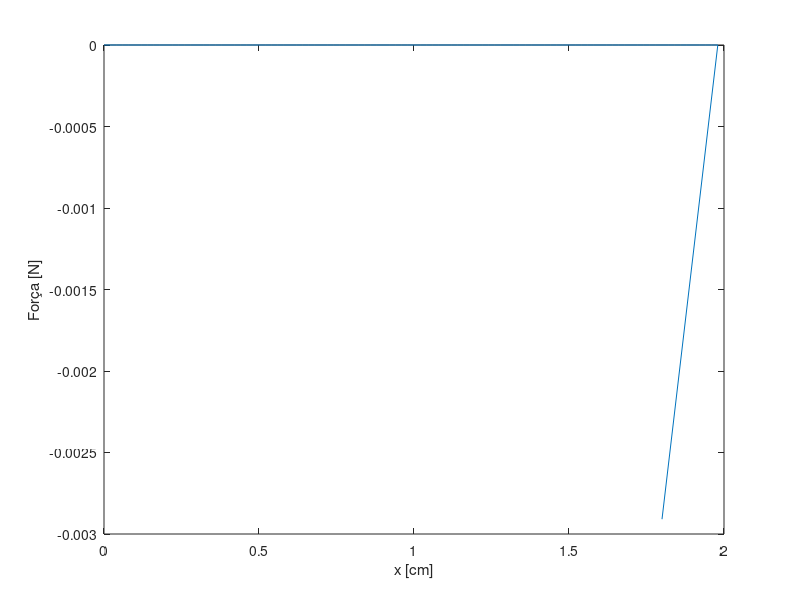

Recreate this plot in MATLAB.
clc
clear

%dados

xdata = [0:0.2:2];
Ldata = [2.8 2.26 1.78 1.52 1.34 1.26 1.20 1.16 1.13 1.11 1.10];

%Convertendo para SI

x = xdata*1e-2;
L = Ldata*1E-3;

len = length(x);
xmax = x(len);

%Ajuste de ordem 4 com polyfit. Os coeficientes estarão armazenados no vetor a.

a = polyfit(x,L,4);

for n = 1:101
   xfit(n) = xmax*(n-1)/100;
   Lfit(n) = a(1)*xfit(n)^4 + a(2)*xfit(n)^3 + a(3)*xfit(n)^2 + a(4)*xfit(n) + a(5);
end

%Plote os dados e em seguida o ajuste para comparação (converta xfit para cm e Lfit para mH)

plot(xdata, Ldata, '*')
hold
plot(xfit*100, Lfit*100)
hold
xlabel('x [cm]')
ylabel('y [mH]')

fprintf('\n Pausa. Aperte qualquer tecla para plotar a força. \n')
pause;

%Plote a força: \frac{i^2}{2}\frac{dL}{dx} = \frac{i^2}{2}(4a(1)x(3) + ... +a(4))

%Inicialize a corrente com 0,75A
I = 0.75;

for n = 101
   xfit(n)=0.002 + 0.016*(n-1)/100;
   F(n) = 4*a(1)*xfit(n)^3 +3*a(2)*xfit(n)^2 + 2*a(3)*xfit(n) + a(4);
   F(n) = (I^2/2)*F(n);
end

plot (xfit*100,F)
xlabel('x [cm]')
ylabel('Força [N]')

